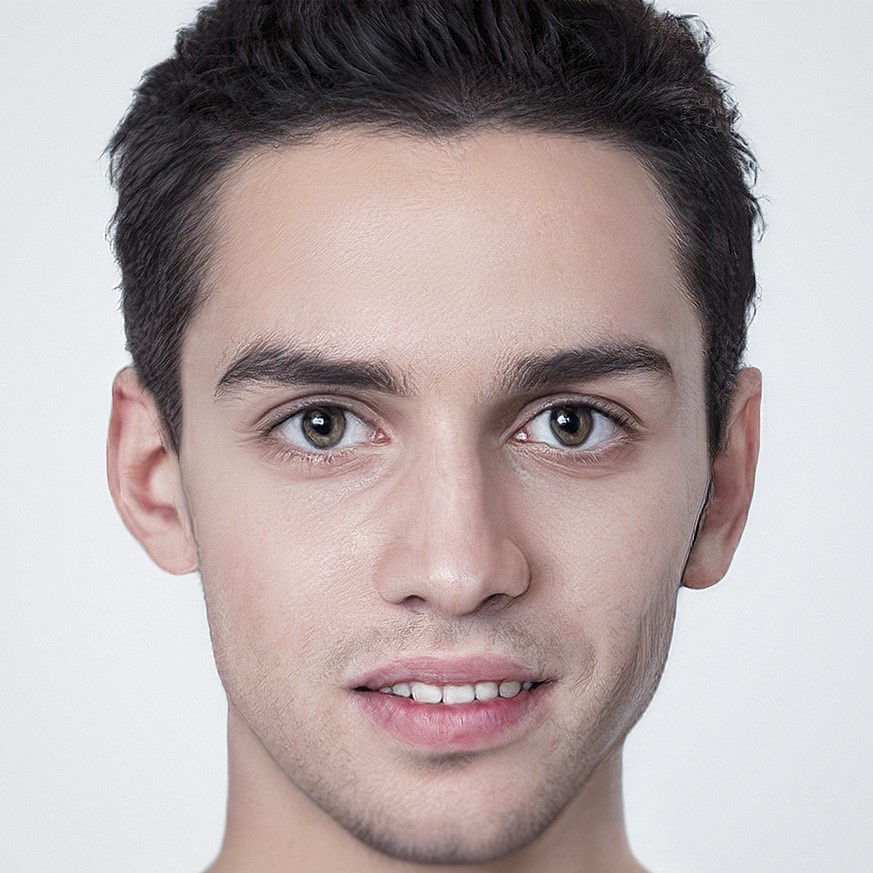
#> input picture hog_descriptor/faceAiGenerated.jpg, 873 x 873 px
$ jupyter execute hogDescriptor_cosineSimilarity.ipynb   (older library calls are emulated)
#> lines starting #> are read from the running program, lines starting #| are printed output that depends on the picture; long printed decimals are rounded
[cell 1]
#Import the OpenCV , NumPy and skimage libraries.
import cv2
import numpy as np
import matplotlib.pyplot as plt
from skimage.io import imread, imshow
from skimage.transform import resize
from skimage.feature import hog
from skimage import exposure
from skimage import color


face1 = imread('faceAiGenerated.jpg')
#> face1 is the input picture: shape (873, 873, 3); mean R, G, B 178.5, 166.3, 166.4
face2 = imread('face2.jpg')
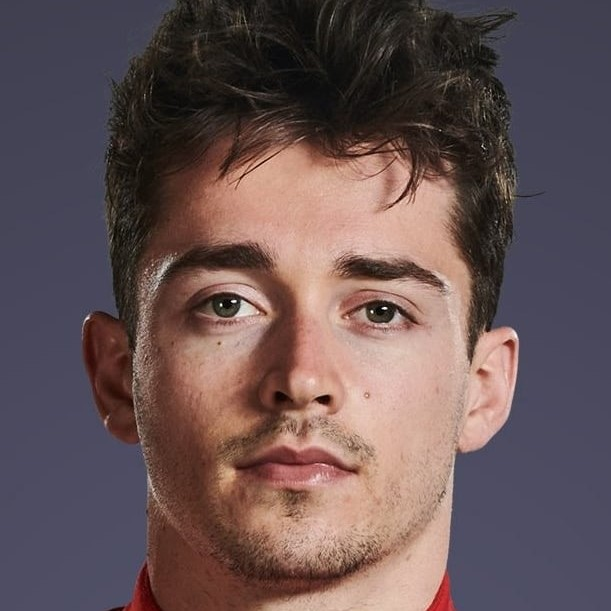
#> input picture hog_descriptor/face2.jpg, 611 x 611 px
#> face2 is the input picture: shape (611, 611, 3); mean R, G, B 103, 83.9, 84.8
fig, axs = plt.subplots(nrows = 1, ncols = 2, figsize = (10, 10))

axs[0].imshow(face1)
axs[0].axis('off')
axs[0].set_title('Ai Generated', fontsize=16)

axs[1].imshow(face2)
axs[1].axis('off')
axs[1].set_title('Charles Leclerc', fontsize=16)

plt.show(plt.xticks([]), plt.yticks([]))
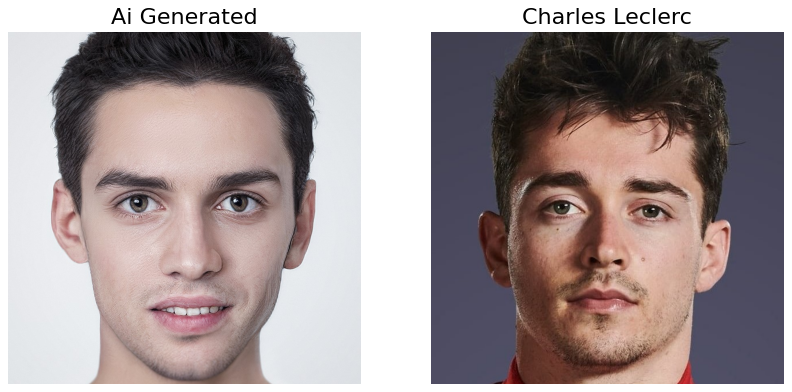
#> figure drawn by matplotlib, 2 panels

[cell 2]
#convert the color image in gray level
face1_gray =  cv2.cvtColor(face1, cv2.COLOR_BGR2GRAY)
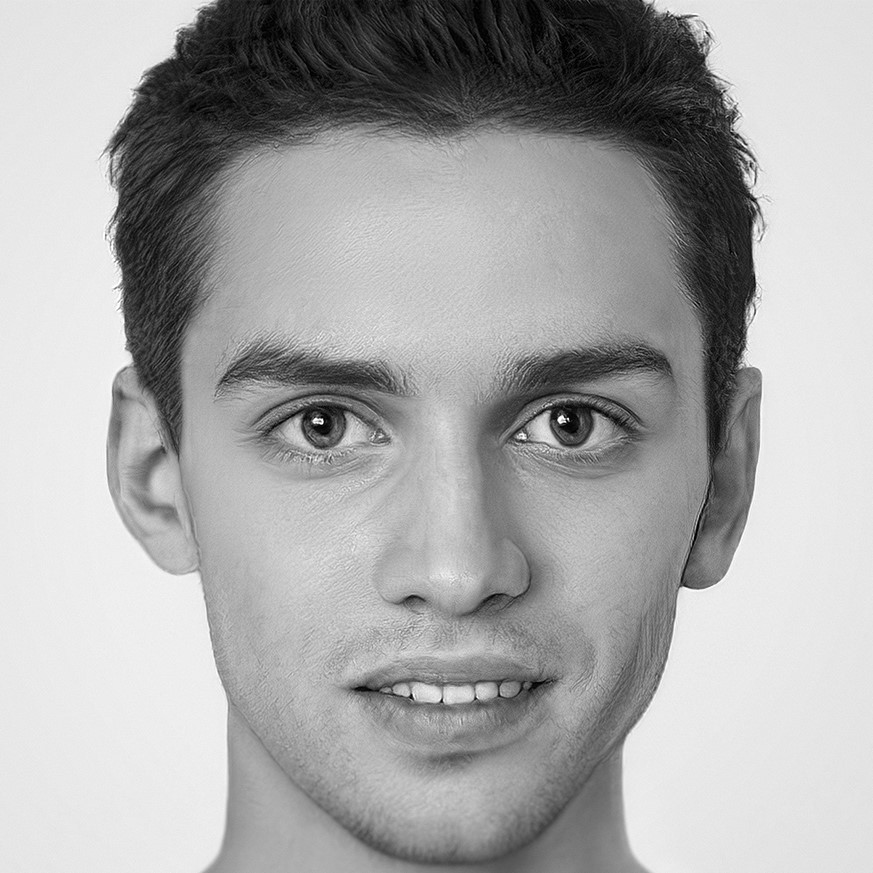
#> face1_gray: shape (873, 873); min 0, max 255, mean 167.7
face2_gray =  cv2.cvtColor(face2, cv2.COLOR_BGR2GRAY)
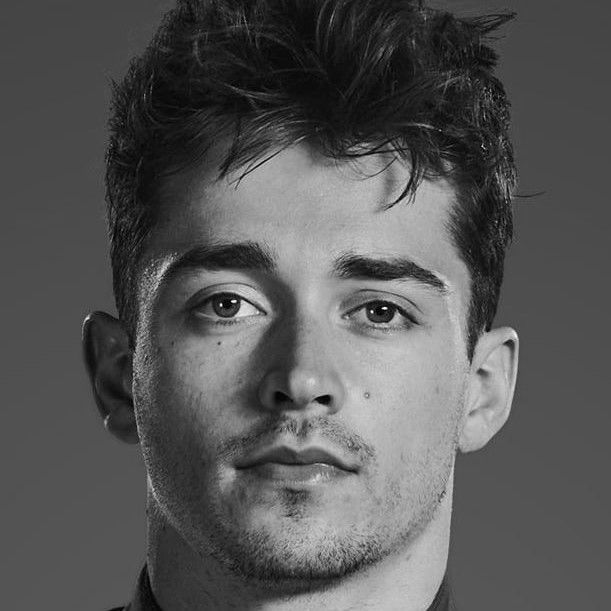
#> face2_gray: shape (611, 611); min 0, max 253, mean 86.4

fig, axs = plt.subplots(nrows = 1, ncols = 2, figsize = (10, 10))

axs[0].imshow(face1_gray,cmap='gray')
axs[0].axis('off')
axs[0].set_title('Ai Generated', fontsize=16)

axs[1].imshow(face2_gray,cmap='gray')
axs[1].axis('off')
axs[1].set_title('Charles Leclerc', fontsize=16)

plt.show(plt.xticks([]), plt.yticks([]))

[cell 3]
width = int(128)
height = int(128)
dim = (width, height)

# resize image
resized1 = resize(face1_gray, (256,256))
resized2 = resize(face2_gray, (256,256))

fig, axs = plt.subplots(nrows = 1, ncols = 2, figsize = (5, 5))

axs[0].imshow(resized1,cmap='gray')
axs[0].axis('off')
axs[0].set_title('Ai Generated', fontsize=16)

axs[1].imshow(resized2,cmap='gray')
axs[1].axis('off')
axs[1].set_title('Charles Leclerc', fontsize=16)

plt.show(plt.xticks([]), plt.yticks([]))

[cell 4]
#creating hog features
fd1, hog_face1 = hog(resized1, orientations=7, pixels_per_cell=(16, 16),
                    cells_per_block=(2, 2), visualize=True, multichannel=False)
#> fd1 = 6300 values, max 0.781 at index 4240, min 0.000334 at index 6063, mean 0.152

fd2, hog_face2 = hog(resized2, orientations=7, pixels_per_cell=(16, 16),
                    cells_per_block=(2, 2), visualize=True, multichannel=False)
#> fd2 = 6300 values, max 0.918 at index 4985, min 0 at index 25, mean 0.154

# Rescale histogram for better display
hog_face1_rescaled = exposure.rescale_intensity(hog_face1, in_range=(0, 10))
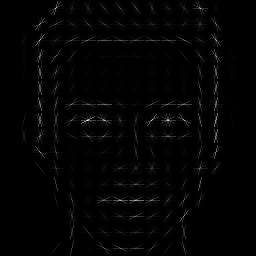
#> hog_face1_rescaled: shape (256, 256) float64; min 0, max 0.0159, mean 0.000231; drawn with min black and max white
hog_face2_rescaled = exposure.rescale_intensity(hog_face2, in_range=(0, 10))
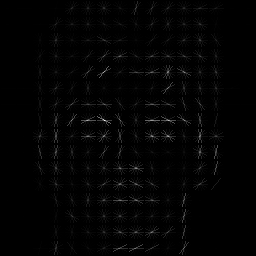
#> hog_face2_rescaled: shape (256, 256) float64; min 0, max 0.0173, mean 0.000224; drawn with min black and max white

fig, axs = plt.subplots(nrows = 1, ncols = 2, figsize = (5, 5))

axs[0].imshow(hog_face1_rescaled,cmap='gray')
axs[0].axis('off')
axs[0].set_title('Ai Generated', fontsize=16)

axs[1].imshow(hog_face2_rescaled,cmap='gray')
axs[1].axis('off')
axs[1].set_title('Charles Leclerc', fontsize=16)

plt.show(plt.xticks([]), plt.yticks([]))

[cell 5]
from sklearn.metrics.pairwise import cosine_similarity
# Reshape the HOG descriptors to have a 1D array
fd1 = fd1.reshape(1, -1)
fd2 = fd2.reshape(1, -1)

# Compute the Cosine similarity between the two HOG descriptors
similarity = cosine_similarity(fd1, fd2)
#> similarity = [0.78]

# Print the similarity score
print("Cosine similarity:", similarity[0][0])
#| Cosine similarity: 0.7796
